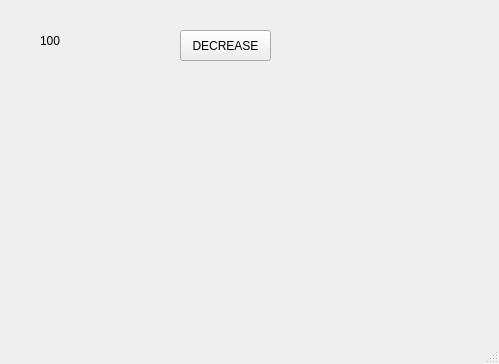
<?xml version="1.0" encoding="UTF-8"?>
<ui version="4.0">
 <class>MainWindow</class>
 <widget class="QMainWindow" name="MainWindow">
  <property name="geometry">
   <rect>
    <x>0</x>
    <y>0</y>
    <width>499</width>
    <height>364</height>
   </rect>
  </property>
  <property name="windowTitle">
   <string>MainWindow</string>
  </property>
  <widget class="QWidget" name="centralwidget">
   <widget class="QLabel" name="lbl">
    <property name="geometry">
     <rect>
      <x>40</x>
      <y>30</y>
      <width>101</width>
      <height>21</height>
     </rect>
    </property>
    <property name="text">
     <string>100</string>
    </property>
   </widget>
   <widget class="QPushButton" name="pb">
    <property name="geometry">
     <rect>
      <x>180</x>
      <y>30</y>
      <width>91</width>
      <height>31</height>
     </rect>
    </property>
    <property name="text">
     <string>DECREASE</string>
    </property>
   </widget>
  </widget>
  <widget class="QMenuBar" name="menubar">
   <property name="geometry">
    <rect>
     <x>0</x>
     <y>0</y>
     <width>499</width>
     <height>21</height>
    </rect>
   </property>
  </widget>
  <widget class="QStatusBar" name="statusbar"/>
 </widget>
 <resources/>
 <connections/>
</ui>
